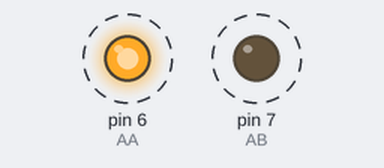
Simulated run of this sketch. Board: Arduino Uno, built with avr-gcc and run on an emulated ATmega328P. Parts: output pins drawn as LEDs (lit = HIGH). Dashed ring = blinking.

Above: at 0.5 s.
Timing chart, 0 to 5.2 s (numbered marks = the images above):
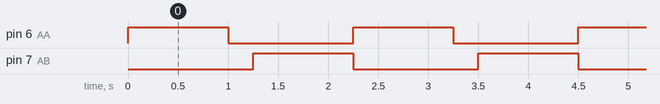

The sketch:

MotoDrive.ino
```cpp
int AA = 6;               //모터A의 A를 6번 핀에 배치
int AB = 7;               //모터A의 B를 7번 핀에 배치


void setup() {
  // put your setup code here, to run once:
  pinMode(AA, OUTPUT);
  pinMode(AB, OUTPUT);

}

void loop() {
  // put your main code here, to run repeatedly:
  digitalWrite(AA, HIGH);          //모터A를 정회전
  digitalWrite(AB, LOW);
  delay(1000); //여기서 둘다 HIGH를 쓰면 쇼트의 위험성이있다.

  digitalWrite(AA, LOW);           //모터A를 정지
  digitalWrite(AB, LOW);
  delay(250);

  digitalWrite(AA, LOW);           //모터A를 역회전
  digitalWrite(AB, HIGH);
  delay(1000);
}
```

Measured:
- by itself, pin 6 (AA), pin 7 (AB): alternates HIGH for 1.0 s and LOW for 1.3 s
- by itself, everything shown: repeats every 2.3 s, in 3 steps
